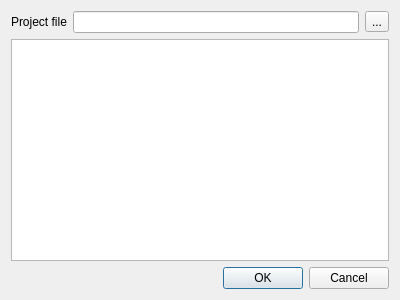
<?xml version="1.0" encoding="UTF-8"?>
<ui version="4.0">
 <class>QgsProjectLayerGroupDialogBase</class>
 <widget class="QDialog" name="QgsProjectLayerGroupDialogBase">
  <property name="geometry">
   <rect>
    <x>0</x>
    <y>0</y>
    <width>400</width>
    <height>300</height>
   </rect>
  </property>
  <property name="windowTitle">
   <string>Select layers and groups to embed</string>
  </property>
  <layout class="QGridLayout" name="gridLayout">
   <item row="0" column="0">
    <layout class="QHBoxLayout" name="horizontalLayout">
     <item>
      <widget class="QLabel" name="mProjectFileLabel">
       <property name="text">
        <string>Project file</string>
       </property>
      </widget>
     </item>
     <item>
      <widget class="QLineEdit" name="mProjectFileLineEdit"/>
     </item>
     <item>
      <widget class="QToolButton" name="mBrowseFileToolButton">
       <property name="text">
        <string>...</string>
       </property>
      </widget>
     </item>
    </layout>
   </item>
   <item row="2" column="0">
    <widget class="QDialogButtonBox" name="mButtonBox">
     <property name="orientation">
      <enum>Qt::Horizontal</enum>
     </property>
     <property name="standardButtons">
      <set>QDialogButtonBox::Cancel|QDialogButtonBox::Ok</set>
     </property>
    </widget>
   </item>
   <item row="1" column="0">
    <widget class="QgsLayerTreeView" name="mTreeView">
     <property name="selectionMode">
      <enum>QAbstractItemView::ExtendedSelection</enum>
     </property>
     <attribute name="headerDefaultSectionSize">
      <number>0</number>
     </attribute>
    </widget>
   </item>
  </layout>
 </widget>
 <customwidgets>
  <customwidget>
   <class>QgsLayerTreeView</class>
   <extends>QTreeView</extends>
   <header>qgslayertreeview.h</header>
  </customwidget>
 </customwidgets>
 <tabstops>
  <tabstop>mProjectFileLineEdit</tabstop>
  <tabstop>mBrowseFileToolButton</tabstop>
  <tabstop>mTreeView</tabstop>
  <tabstop>mButtonBox</tabstop>
 </tabstops>
 <resources/>
 <connections/>
</ui>
